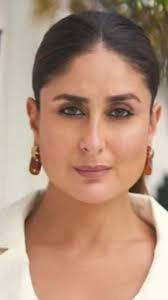
#> input picture python_opencv_scikit-learn_pillow/images/4.jpeg, 168 x 300 px
$ jupyter execute face_puzzle.ipynb
#> lines starting #> are read from the running program, lines starting #| are printed output that depends on the picture
[cell 1]
import cv2
import numpy as np
import random

# Load the image
image = cv2.imread("images/4.jpeg")  # Replace with the path to your face image
#> image is the input picture: shape (300, 168, 3); mean B, G, R 123.3, 144, 177.4
height, width, _ = image.shape
#> height = 300; width = 168

# Ensure the image dimensions are divisible by 4 for a perfect 4x4 grid
grid_size = 4
tile_height, tile_width = height // grid_size, width // grid_size
#> tile_height = 75; tile_width = 42

# Split the image into 4x4 grid
tiles = []
for row in range(grid_size):
    for col in range(grid_size):
        x_start, y_start = col * tile_width, row * tile_height
        tile = image[y_start:y_start + tile_height, x_start:x_start + tile_width]
        tiles.append(tile)
#> after the loop, tiles = 16 items

# Shuffle the tiles randomly
random.shuffle(tiles)

# Create a blank image to hold the shuffled tiles
shuffled_image = np.zeros_like(image)

# Arrange shuffled tiles in the blank image
for idx, tile in enumerate(tiles):
    row, col = divmod(idx, grid_size)
    x_start, y_start = col * tile_width, row * tile_height
    shuffled_image[y_start:y_start + tile_height, x_start:x_start + tile_width] = tile
#> this loop made 16 passes
#> (row, col, x_start, y_start) on passes 1 to 12: (0, 0, 0, 0), (0, 1, 42, 0), (0, 2, 84, 0), (0, 3, 126, 0), (1, 0, 0, 75), (1, 1, 42, 75), (1, 2, 84, 75), (1, 3, 126, 75), (2, 0, 0, 150), (2, 1, 42, 150), (2, 2, 84, 150), (2, 3, 126, 150)
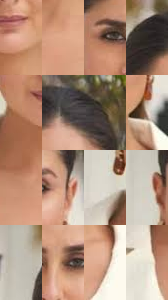
#> shuffled_image: shape (300, 168, 3); mean of channels 0, 1, 2 123.3, 144, 177.4; drawn as B, G, R

# Display the shuffled image
cv2.imshow("Shuffled Puzzle", shuffled_image)
cv2.waitKey(0)
cv2.destroyAllWindows()


$ run again, with python_opencv_scikit-learn_pillow/images/1.jpeg copied over python_opencv_scikit-learn_pillow/images/4.jpeg
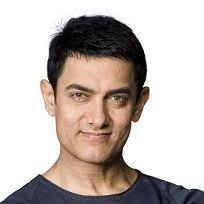
#> input picture python_opencv_scikit-learn_pillow/images/1.jpeg, 204 x 204 px
#> image is the input picture: shape (204, 204, 3); mean B, G, R 180.2, 185.1, 194.9
#> after the loop `for row in range(grid_size):`: tiles = 16 items
#> the loop `for idx, tile in enumerate(tiles):` made 16 passes
#> (row, col, x_start, y_start) on passes 1 to 8: (0, 0, 0, 0), (0, 1, 51, 0), (0, 2, 102, 0), (0, 3, 153, 0), (1, 0, 0, 51), (1, 1, 51, 51), (1, 2, 102, 51), (1, 3, 153, 51)
#> after the loop `for idx, tile in enumerate(tiles):`:
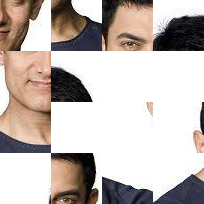
#> shuffled_image: shape (204, 204, 3); mean of channels 0, 1, 2 180.2, 185.1, 194.9; drawn as B, G, R

$ run again, with python_opencv_scikit-learn_pillow/images/2.jpeg copied over python_opencv_scikit-learn_pillow/images/4.jpeg
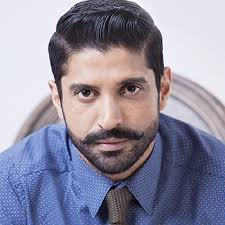
#> input picture python_opencv_scikit-learn_pillow/images/2.jpeg, 225 x 225 px
#> image is the input picture: shape (225, 225, 3); mean B, G, R 158.3, 139.5, 142.6
#> after the loop `for row in range(grid_size):`: tiles = 16 items
#> the loop `for idx, tile in enumerate(tiles):` made 16 passes
#> (row, col, x_start, y_start) on passes 1 to 8: (0, 0, 0, 0), (0, 1, 56, 0), (0, 2, 112, 0), (0, 3, 168, 0), (1, 0, 0, 56), (1, 1, 56, 56), (1, 2, 112, 56), (1, 3, 168, 56)
#> after the loop `for idx, tile in enumerate(tiles):`:
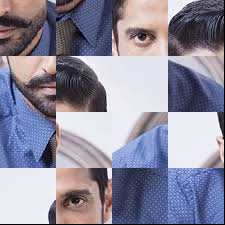
#> shuffled_image: shape (225, 225, 3); mean of channels 0, 1, 2 156.8, 138.3, 141.5; drawn as B, G, R

$ run again, with python_opencv_scikit-learn_pillow/images/3.jpeg copied over python_opencv_scikit-learn_pillow/images/4.jpeg
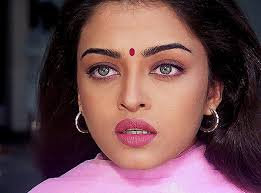
#> input picture python_opencv_scikit-learn_pillow/images/3.jpeg, 261 x 193 px
#> image is the input picture: shape (193, 261, 3); mean B, G, R 78.4, 74.3, 107.8
#> after the loop `for row in range(grid_size):`: tiles = 16 items
#> the loop `for idx, tile in enumerate(tiles):` made 16 passes
#> (row, col, x_start, y_start) on passes 1 to 8: (0, 0, 0, 0), (0, 1, 65, 0), (0, 2, 130, 0), (0, 3, 195, 0), (1, 0, 0, 48), (1, 1, 65, 48), (1, 2, 130, 48), (1, 3, 195, 48)
#> after the loop `for idx, tile in enumerate(tiles):`:
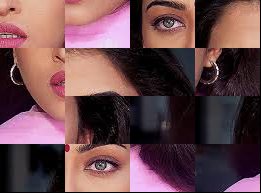
#> shuffled_image: shape (193, 261, 3); mean of channels 0, 1, 2 77.2, 73.3, 106.6; drawn as B, G, R
